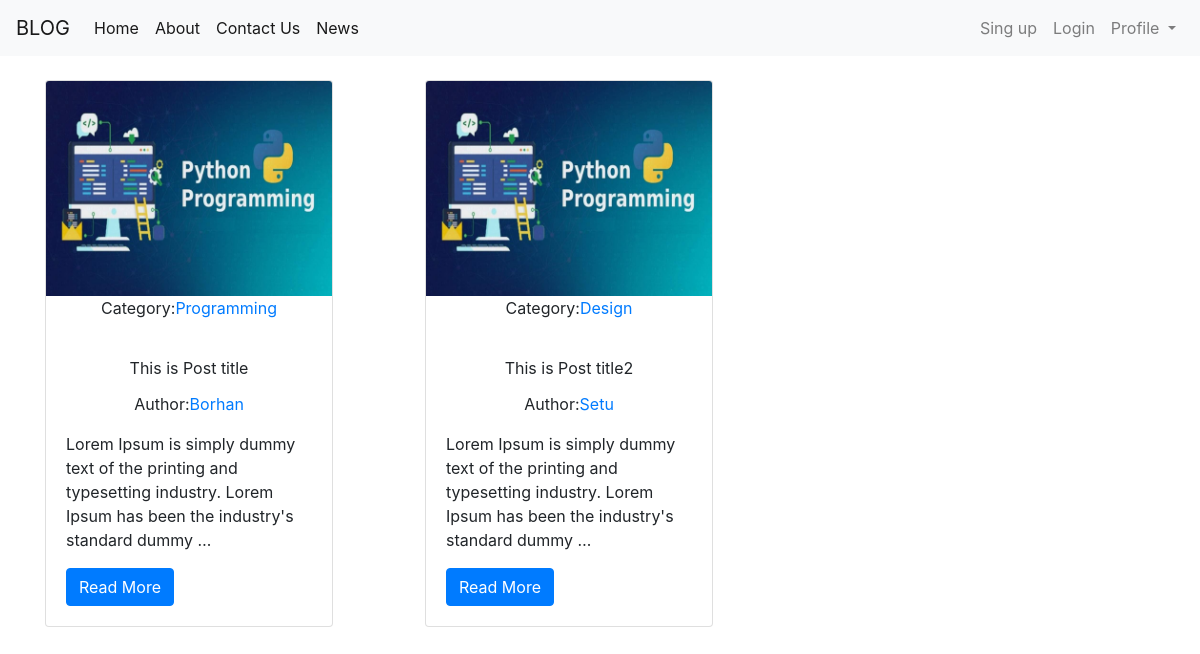
Before: / with the older database file.
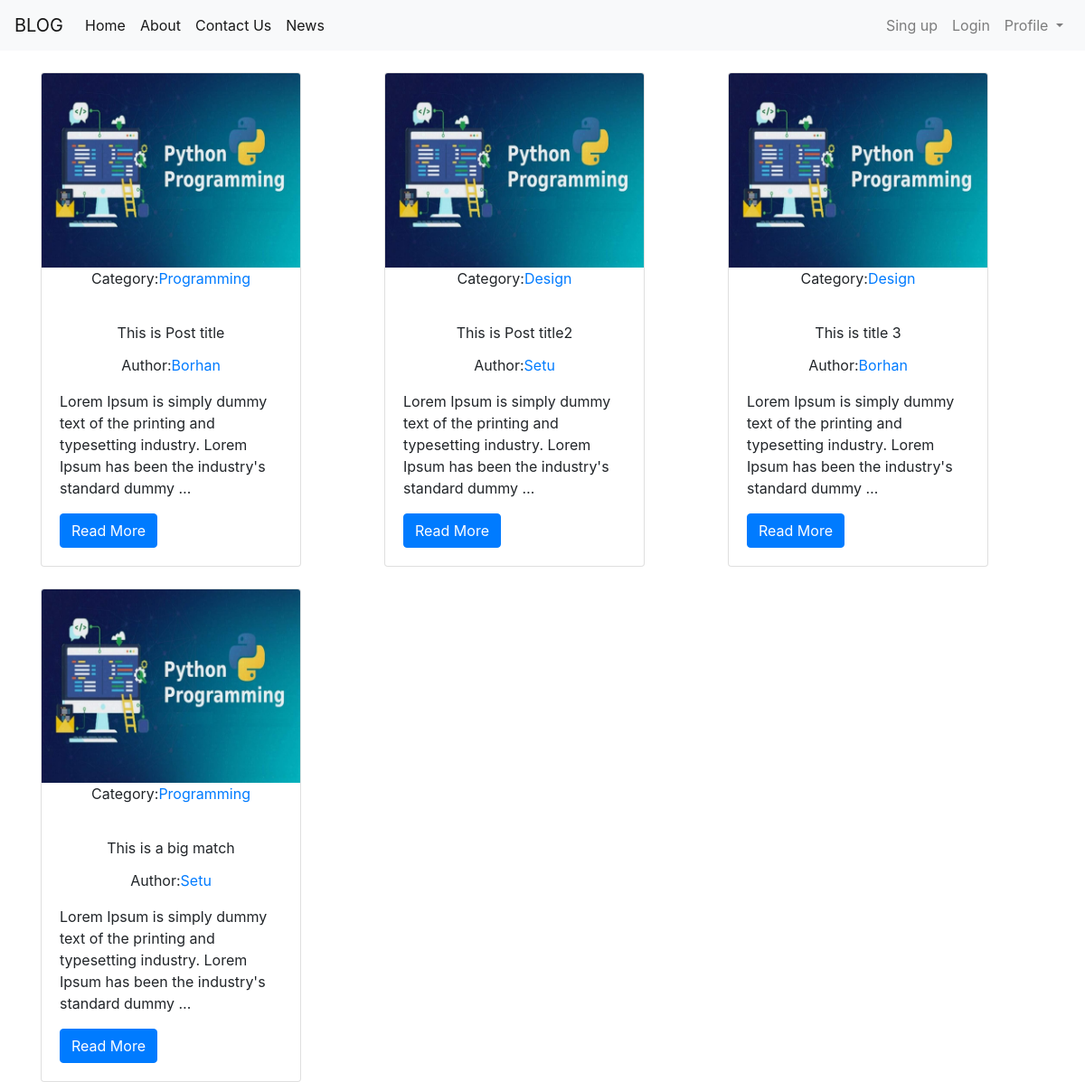
After: the same page with the newer database file.
### blog/models.py (models this page shows, shortened)
class Post(models.Model):
    title = models.CharField(max_length=200)
    post_author = models.ForeignKey(Author, on_delete=models.CASCADE)
    post_category = models.ForeignKey(Category, on_delete=models.CASCADE)
    post_body = models.TextField()
    post_img = models.ImageField(upload_to="post_img")
    post_date = models.DateTimeField(auto_now_add=False)
    post_update = models.DateTimeField(auto_now_add=True)

class Category(models.Model):
    name = models.CharField(max_length=30)

class Author(models.Model):
    name = models.CharField(max_length=100)
    email = models.EmailField()
    image = models.ImageField(upload_to='p_img')

### blog/views.py (the view)
# urls.py: 2. Add a URL to urlpatterns:  path('', views.home, name='home')
def home(request):
    posts = Post.objects.all()
    context = {'posts':posts}
    return render(request, 'blog/home.html', context)

### blog/templates/blog/home.html
{% extends 'blog/base.html' %}
{% block content %}
    <div class="container">
        <div class="row">
        {% for post in posts %}
            <div class="col-md-4 mt-4">
            <div class="card" style="width: 18rem;">
            <img src="{{ post.post_img.url }}" class="card-img-top" alt="image"/>
            <p class="text-center">Category:<a href="#">{{ post.post_category.name }}</a>
            <div class="card-body">
            <div class="card-title text-center">{{ post.title }}</div>
            <p class="text-center">Author:<a href="#">{{ post.post_author.name}}</a>
            <p class="card-text">{{ post.post_body|truncatewords:20  }}</p>
            <a href="{% url 'single' id=post.id %}" class="btn btn-primary">Read More</a>
            </div>
            </div>
            </div>
        {% endfor %}
        </div>
    </div>
{% endblock content %}

### blog/templates/blog/base.html (shortened to what this page needs)
<!doctype html>
<html lang="en">
  <head>
    <link rel="stylesheet" href="https://cdn.jsdelivr.net/npm/bootstrap@4.5.3/dist/css/bootstrap.min.css">
  </head>
  <body>
    {% include 'blog/navbar.html' %}
    {% block content %}
    {% endblock content %}
  </body>
</html>

### blog/templates/blog/navbar.html (shortened to what this page needs)
<nav class="navbar navbar-expand-lg navbar-light bg-light">
  <a class="navbar-brand" href="{% url 'home' %}">BLOG</a>
  <div class="collapse navbar-collapse" id="navbarSupportedContent">
    <ul class="navbar-nav mr-auto">
      <li class="nav-item active">
        <a class="nav-link" href="{% url 'home' %}">Home <span class="sr-only">(current)</span></a>
      </li>
      <li class="nav-item active">
        <a class="nav-link" href="{% url 'about' %}">About <span class="sr-only">(current)</span></a>
      </li>
      <li class="nav-item active">
        <a class="nav-link" href="{% url 'contact' %}">Contact Us <span class="sr-only">(current)</span></a>
      </li>
      <li class="nav-item active">
        <a class="nav-link" href="#">News <span class="sr-only">(current)</span></a>
      </li>
    </ul>
    <ul class="navbar-nav form-inline my-2 my-lg-0">
      <li class="nav-item">
        <a class="nav-link" href="#" tabindex="-1" aria-disabled="true">Sing up</a>
      </li>
      <li class="nav-item">
        <a class="nav-link" href="#" tabindex="-1" aria-disabled="true">Login</a>
      </li>
      <li class="nav-item dropdown">
        <a class="nav-link dropdown-toggle" href="#" id="navbarDropdown" role="button" data-toggle="dropdown" aria-haspopup="true" aria-expanded="false">
          Profile
        </a>
      </li>
    </ul>
  </div>
</nav>

Changed rows visible on the page:
added Post: post_img (picture), post_category.name "Design", title "This is title 3", post_author.name "Borhan", post_body "Lorem Ipsum is simply dummy text of the printing and typesetting industry. Lorem Ipsum has been the industry's standard dummy …"
added Post: post_img (picture), post_category.name "Programming", title "This is a big match", post_author.name "Setu", post_body "Lorem Ipsum is simply dummy text of the printing and typesetting industry. Lorem Ipsum has been the industry's standard dummy …"
